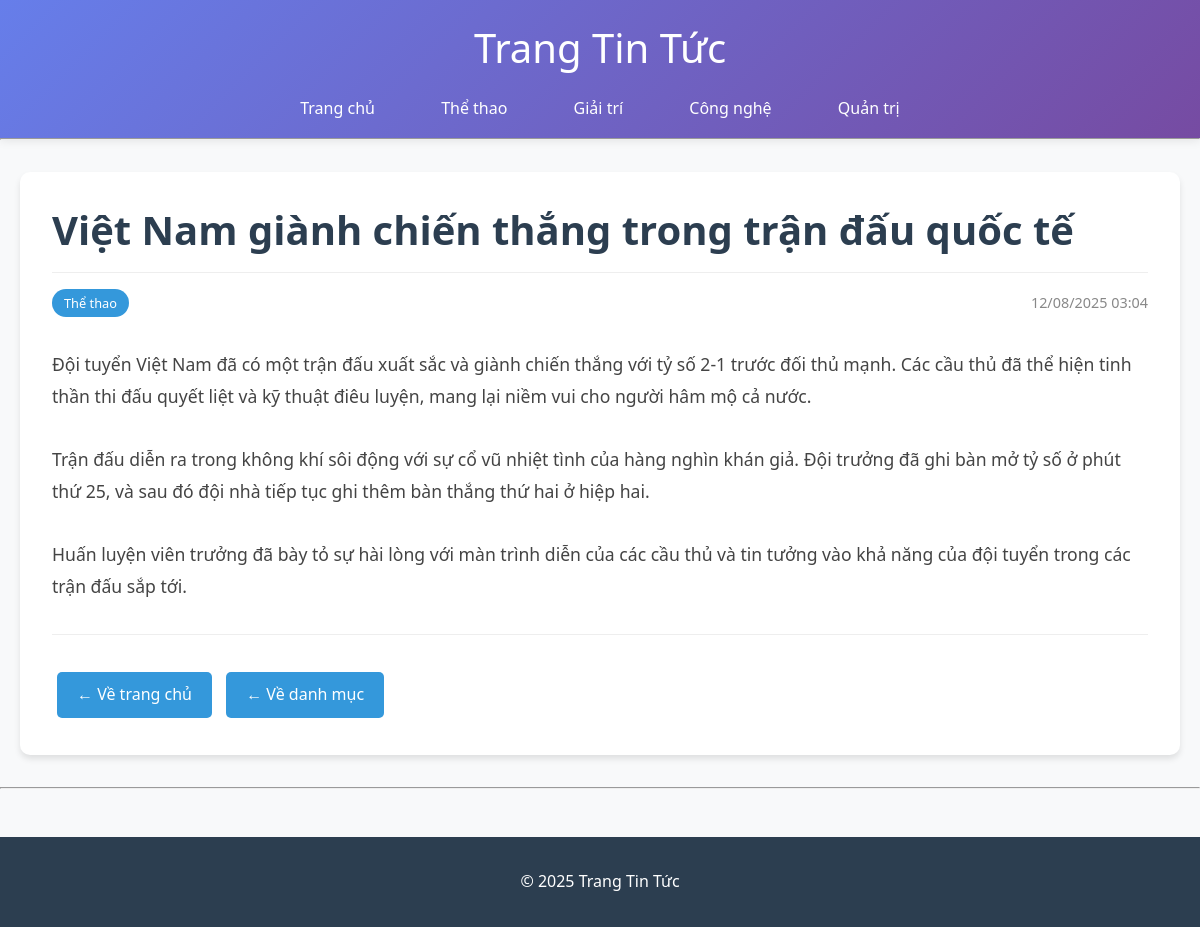
Screenshot of /article.php?id=1 with the database file from the repository.
### tables this page shows
CREATE TABLE IF NOT EXISTS articles (
    id INT AUTO_INCREMENT PRIMARY KEY,
    title VARCHAR(255) NOT NULL,
    content TEXT NOT NULL,
    image VARCHAR(255),
    category_id INT,
    created_at TIMESTAMP DEFAULT CURRENT_TIMESTAMP,
    FOREIGN KEY (category_id) REFERENCES categories(id) ON DELETE SET NULL
);

CREATE TABLE IF NOT EXISTS categories (
    id INT AUTO_INCREMENT PRIMARY KEY,
    name VARCHAR(255) NOT NULL
);

### article.php (the view, shortened to what this page needs)
<?php include 'includes/config.php'; ?>
<?php include 'includes/header.php'; ?>
<?php
$id = intval($_GET['id']);
$stmt = $conn->prepare("SELECT a.*, c.name as category_name
                       FROM articles a
                       LEFT JOIN categories c ON a.category_id = c.id
                       WHERE a.id = ?");
$stmt->bind_param("i", $id);
$stmt->execute();
$result = $stmt->get_result();
$article = $result->fetch_assoc();
?>
<div class="container">
    <article class="article-detail">
        <h1><?= htmlspecialchars($article['title']) ?></h1>
        <div class="article-meta">
            <span class="category"><?= htmlspecialchars($article['category_name']) ?></span>
            <span class="date"><?= date('d/m/Y H:i', strtotime($article['created_at'])) ?></span>
        </div>
        <div class="article-content">
            <?= nl2br(htmlspecialchars($article['content'])) ?>
        </div>
        <div class="article-navigation">
            <a href="index.php" class="btn">← Về trang chủ</a>
            <?php if ($article['category_id']): ?>
                <a href="category.php?id=<?= $article['category_id'] ?>" class="btn">← Về danh mục</a>
            <?php endif; ?>
        </div>
    </article>
</div>
<?php include 'includes/footer.php'; ?>

### assets/css/style.css (style rules this page uses)
* { margin: 0; padding: 0; box-sizing: border-box; }
body { font-family: 'Segoe UI', Tahoma, Geneva, Verdana, sans-serif; line-height: 1.6; color: #333; background-color: #f8f9fa; }
.container { max-width: 1200px; margin: 0 auto; padding: 0 20px; }
.article-meta { display: flex; justify-content: space-between; align-items: center; margin-top: 1rem; padding-top: 1rem; border-top: 1px solid #eee; font-size: 0.9rem; color: #888; }
.category { background: #3498db; color: white; padding: 4px 12px; border-radius: 15px; font-size: 0.8rem; font-weight: 500; }
.article-detail { background: white; padding: 2rem; border-radius: 10px; box-shadow: 0 4px 6px rgba(0,0,0,0.1); margin: 2rem 0; }
.article-detail h1 { color: #2c3e50; font-size: 2.5rem; margin-bottom: 1rem; line-height: 1.3; }
.article-content { font-size: 1.1rem; line-height: 1.8; color: #444; margin: 2rem 0; }
.article-navigation { margin-top: 2rem; padding-top: 2rem; border-top: 1px solid #eee; }
.btn { display: inline-block; padding: 10px 20px; background: #3498db; color: white; text-decoration: none; border-radius: 5px; transition: all 0.3s ease; border: none; cursor: pointer; font-size: 1rem; margin: 5px; }

### rows the page displays
articles: title "Việt Nam giành chiến thắng trong trận đấu quốc tế", category.name "Thể thao", created_at "12/08/2025 03:04", content "Đội tuyển Việt Nam đã có một trận đấu xuất sắc và giành chiến thắng với tỷ số 2-1 trước đối thủ mạnh. Các cầu thủ đã thể hiện tinh thần thi đấu quyết liệt và kỹ thuật điêu luyện, mang lại niềm vui cho người hâm mộ cả nước. Trận đấu diễn ra trong không khí sôi động với sự cổ vũ nhiệt tình của hàng nghìn khán giả. Đội trưởng đã ghi bàn mở tỷ số ở phút thứ 25, và sau đó đội nhà tiếp tục ghi thêm bàn thắng thứ hai ở hiệp hai. Huấn luyện viên trưởng đã bày tỏ sự hài lòng với màn trình diễn của các cầu thủ và tin tưởng vào khả năng của đội tuyển trong các trận đấu sắp tới."
